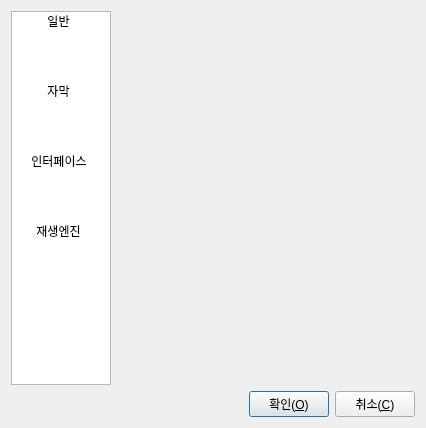
<ui version="4.0" >
 <class>Pref::Ui::PreferencesDialog</class>
 <widget class="QDialog" name="Pref::Ui::PreferencesDialog" >
  <property name="geometry" >
   <rect>
    <x>0</x>
    <y>0</y>
    <width>426</width>
    <height>428</height>
   </rect>
  </property>
  <property name="windowTitle" >
   <string>Dialog</string>
  </property>
  <layout class="QVBoxLayout" >
   <item>
    <layout class="QHBoxLayout" >
     <item>
      <widget class="QListWidget" name="list" >
       <property name="sizePolicy" >
        <sizepolicy vsizetype="Expanding" hsizetype="Minimum" >
         <horstretch>0</horstretch>
         <verstretch>0</verstretch>
        </sizepolicy>
       </property>
       <property name="maximumSize" >
        <size>
         <width>100</width>
         <height>16777215</height>
        </size>
       </property>
       <property name="dragDropMode" >
        <enum>QAbstractItemView::NoDragDrop</enum>
       </property>
       <property name="iconSize" >
        <size>
         <width>48</width>
         <height>48</height>
        </size>
       </property>
       <property name="movement" >
        <enum>QListView::Static</enum>
       </property>
       <property name="spacing" >
        <number>0</number>
       </property>
       <property name="gridSize" >
        <size>
         <width>94</width>
         <height>70</height>
        </size>
       </property>
       <property name="viewMode" >
        <enum>QListView::IconMode</enum>
       </property>
       <property name="wordWrap" >
        <bool>false</bool>
       </property>
       <item>
        <property name="text" >
         <string>일반</string>
        </property>
        <property name="icon" >
         <iconset resource="../rsclist.qrc" >
          <normaloff>:/img/games-config-background.png</normaloff>:/img/games-config-background.png</iconset>
        </property>
       </item>
       <item>
        <property name="text" >
         <string>자막</string>
        </property>
        <property name="icon" >
         <iconset resource="../rsclist.qrc" >
          <normaloff>:/img/character-set.png</normaloff>:/img/character-set.png</iconset>
        </property>
       </item>
       <item>
        <property name="text" >
         <string>인터페이스</string>
        </property>
        <property name="icon" >
         <iconset resource="../rsclist.qrc" >
          <normaloff>:/img/preferences-desktop-keyboard.png</normaloff>:/img/preferences-desktop-keyboard.png</iconset>
        </property>
       </item>
       <item>
        <property name="text" >
         <string>재생엔진</string>
        </property>
        <property name="icon" >
         <iconset resource="../rsclist.qrc" >
          <normaloff>:/img/applications-multimedia-big.png</normaloff>:/img/applications-multimedia-big.png</iconset>
        </property>
       </item>
      </widget>
     </item>
     <item>
      <widget class="QStackedWidget" name="stack" >
       <property name="currentIndex" >
        <number>0</number>
       </property>
       <widget class="QWidget" name="page" />
      </widget>
     </item>
    </layout>
   </item>
   <item>
    <layout class="QHBoxLayout" >
     <item>
      <spacer>
       <property name="orientation" >
        <enum>Qt::Horizontal</enum>
       </property>
       <property name="sizeHint" stdset="0" >
        <size>
         <width>0</width>
         <height>0</height>
        </size>
       </property>
      </spacer>
     </item>
     <item>
      <widget class="QPushButton" name="ok_button" >
       <property name="text" >
        <string>확인(&amp;O)</string>
       </property>
       <property name="default" >
        <bool>true</bool>
       </property>
      </widget>
     </item>
     <item>
      <widget class="QPushButton" name="cancel_button" >
       <property name="text" >
        <string>취소(&amp;C)</string>
       </property>
      </widget>
     </item>
    </layout>
   </item>
  </layout>
 </widget>
 <resources>
  <include location="../rsclist.qrc" />
 </resources>
 <connections>
  <connection>
   <sender>cancel_button</sender>
   <signal>clicked()</signal>
   <receiver>Pref::Ui::PreferencesDialog</receiver>
   <slot>reject()</slot>
   <hints>
    <hint type="sourcelabel" >
     <x>420</x>
     <y>470</y>
    </hint>
    <hint type="destinationlabel" >
     <x>439</x>
     <y>363</y>
    </hint>
   </hints>
  </connection>
  <connection>
   <sender>list</sender>
   <signal>currentRowChanged(int)</signal>
   <receiver>stack</receiver>
   <slot>setCurrentIndex(int)</slot>
   <hints>
    <hint type="sourcelabel" >
     <x>109</x>
     <y>175</y>
    </hint>
    <hint type="destinationlabel" >
     <x>409</x>
     <y>175</y>
    </hint>
   </hints>
  </connection>
 </connections>
</ui>
